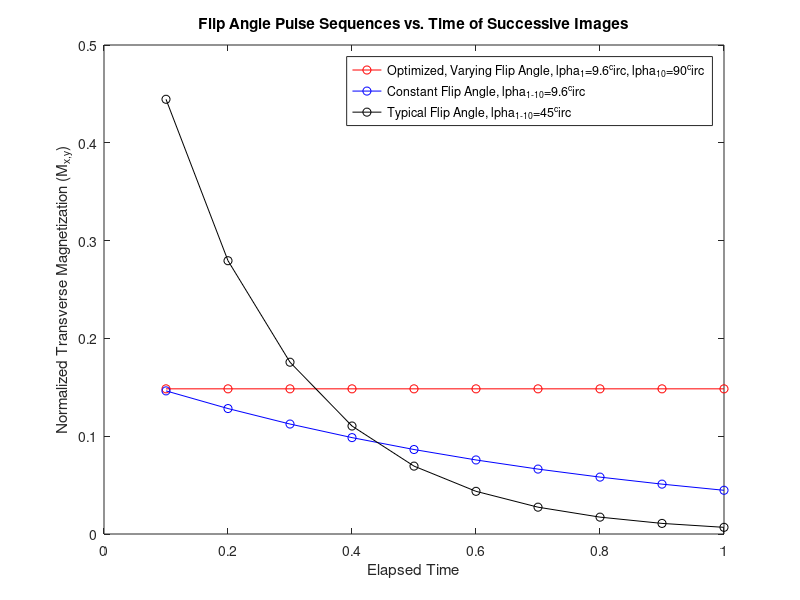

MATLAB code to generate this figure: (Note: this script raises an error after producing the figure.)
close all;
clear all;
clc;
dt = 0.1
T1 = 0.85
TR = 1
M0 = 1
MSS = 1
TAG = 1

n = 10
alpha = zeros(1,n);


for i = 0:n-1
    C = exp(-dt/T1);
    j = 0:i;
    denominator = sqrt(sum(C.^(2*j)));
    numerator = C^i;
    alpha(n-i+1)= asin(numerator/denominator);
end

alpha_deg = alpha*180/pi
tk = (1:n)*dt;
cosines = cos(alpha);
products = [];

for k = 1:(n)
    selection = cosines(1:k);
    result = cumprod(selection);
    products(k)= result(k);
end

I_opt = MSS*TAG*(exp(-tk/T1).*products).*sin(alpha(2:(n+1)));
plot(tk,I_opt,"-or")
hold on;

alpha = alpha*0 + alpha(2);
cosines = cos(alpha);
products = []

for k = 1:(n)
    selection = cosines(1:k);
    result = cumprod(selection);
    products(k)= result(k);
end

I_opt = MSS*TAG*(exp(-tk/T1).*products).*sin(alpha(2:(n+1)));
plot(tk,I_opt,"-ob")
hold on;

alpha = alpha*0 + 45*pi/180;
cosines = cos(alpha);
products = [];

for k = 1:(n)
    selection = cosines(1:k);
    result = cumprod(selection);
    products(k)= result(k);
end

I_opt = MSS*TAG*(exp(-tk/T1).*products).*sin(alpha(1:(n)));
plot(tk,I_opt,"-ok")
hold on;


title("Flip Angle Pulse Sequences vs. Time of Successive Images")
legend("Optimized, Varying Flip Angle, \alpha_{1}=9.6^\circ, \alpha_{10}=90^\circ","Constant Flip Angle, \alpha_{1-10}=9.6^\circ","Typical Flip Angle, \alpha_{1-10}=45^\circ")
xlabel("Elapsed Time")
ylabel("Normalized Transverse Magnetization (M_{x,y})")

has context menu
Compose
